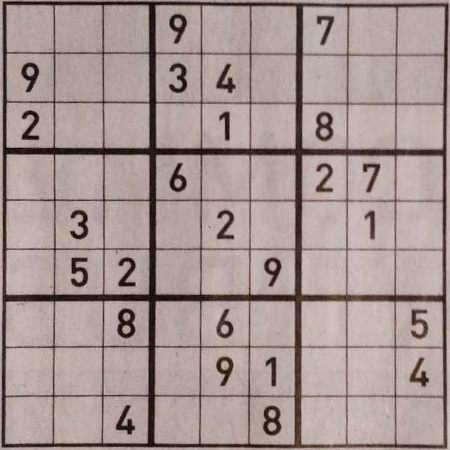
#> input picture images_test/grid_cut_0.jpg, 450 x 450 px
$ python new_img_generator.py
#> lines starting #> are read from the running program, lines starting #| are printed output that depends on the picture
#> further down, im is the input picture: shape (450, 450, 3); mean B, G, R 145.7, 150.8, 166.5
import cv2
import numpy as np


class ImageGenerator:
    def __init__(self):
        self.__color = (0, 155, 255)

        self.__font = cv2.FONT_HERSHEY_SIMPLEX
        self.__font_scale = 1.2
        self.__thickness = 2

    def create_image_filled(self, img, unwraped_grid_list, grids_matrix, grids_solved,
                            points_grids, list_transform_matrix):
        ims_filled_grid = self.write_solved_grids(unwraped_grid_list, grids_matrix, grids_solved)
        im_final = self.recreate_img_filled(img, ims_filled_grid, points_grids, list_transform_matrix)

        return im_final

    def write_solved_grids(self, frames, grids_matrix, solved_grids):
        ims_filled_grid = []
        for frame, grid_init, solved_grid in zip(frames, grids_matrix, solved_grids):
            if solved_grid is None:
                ims_filled_grid.append(None)
                continue
            im_filled_grid = np.zeros_like(frame)
            h_im, w_im = frame.shape[:2]
            for y in range(9):
                for x in range(9):
                    if grid_init[y, x] != 0 or solved_grid[y, x] == 0:
                        continue
                    true_y, true_x = int((y + 0.5) * h_im / 9), int((x + 0.5) * w_im / 9)
                    digit = str(solved_grid[y, x])
                    (text_width, text_height) = cv2.getTextSize(digit, self.__font, fontScale=self.__font_scale,
                                                                thickness=self.__thickness)[0]
                    cv2.putText(im_filled_grid, digit,
                                (true_x - int(text_width / 2), true_y + int(text_height / 2)),
                                self.__font, self.__font_scale, (0, 255, 0), self.__thickness)
            ims_filled_grid.append(im_filled_grid)
#> this loop made 1 pass
#> (h_im, w_im) on pass 1: (450, 450)
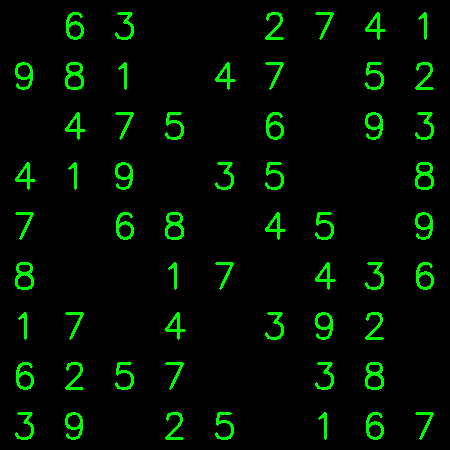
#> im_filled_grid: shape (450, 450, 3); mean B, G, R 0, 13, 0
#> after the loop, ims_filled_grid = 1 item
        return ims_filled_grid

    @staticmethod
    def recreate_img_filled(frame, im_grids, points_grids, list_transform_matrix):
        target_h, target_w = frame.shape[:2]
        new_im = np.zeros((frame.shape[0], frame.shape[1], 3), np.uint8)

        for im_grid, points_grid, transform_matrix in zip(im_grids, points_grids, list_transform_matrix):
            if im_grid is None:
                None
                # [6 lines of commented-out code are left out]

            else:
                new_im = cv2.add(new_im, cv2.warpPerspective(im_grid, transform_matrix, (target_w, target_h)))

        _, mask = cv2.threshold(cv2.cvtColor(new_im, cv2.COLOR_BGR2GRAY), 1, 255, cv2.THRESH_BINARY)

        red_overlay = np.zeros_like(frame)  # Initialize an image with the same size as the frame
        red_overlay[:] = (99, 60, 22)  # Set all pixels to red (BGR format)

        # Mask the red overlay to match the non-black regions of the original mask
        red_masked = cv2.bitwise_and(red_overlay, red_overlay, mask=mask)
        frame[mask > 0] = red_masked[mask > 0]
        im_final = cv2.bitwise_and(frame, frame)
        # im_final = cv2.add(im_final, new_im)

        return im_final


if __name__ == '__main__':
    im_path = "../../images_test/grid_cut_0.jpg"
    im = cv2.imread(im_path)
    im = cv2.resize(im, (450, 450))
    my_grid_init = [[9, 0, 0, 3, 4, 0, 0, 0, 0],
                    [0, 0, 0, 9, 0, 0, 7, 0, 0],
                    [2, 0, 0, 0, 1, 0, 8, 0, 0],
                    [0, 0, 0, 6, 0, 0, 2, 7, 0],
                    [0, 3, 0, 0, 2, 0, 0, 1, 0],
                    [0, 5, 2, 0, 0, 9, 0, 0, 0],
                    [0, 0, 8, 0, 6, 0, 0, 0, 5],
                    [0, 0, 0, 0, 9, 1, 0, 0, 4],
                    [0, 0, 4, 0, 0, 8, 0, 0, 0]]

    my_solved_grid = [[5, 6, 3, 9, 8, 2, 7, 4, 1],
                      [9, 8, 1, 3, 4, 7, 6, 5, 2],
                      [2, 4, 7, 5, 1, 6, 8, 9, 3],
                      [4, 1, 9, 6, 3, 5, 2, 7, 8],
                      [7, 3, 6, 8, 2, 4, 5, 1, 9],
                      [8, 5, 2, 1, 7, 9, 4, 3, 6],
                      [1, 7, 8, 4, 6, 3, 9, 2, 5],
                      [6, 2, 5, 7, 9, 1, 3, 8, 4],
                      [3, 9, 4, 2, 5, 8, 1, 6, 7]]

    generator = ImageGenerator()
    res_im_filled_grid = generator.write_solved_grids([im], [np.array(my_grid_init)], [np.array(my_solved_grid)])
#> res_im_filled_grid = 1 item
    cv2.imshow("im", im)
    cv2.imshow("im_fill", res_im_filled_grid[0])
    cv2.waitKey()

$ run again, with images_test/001.jpg copied over images_test/grid_cut_0.jpg
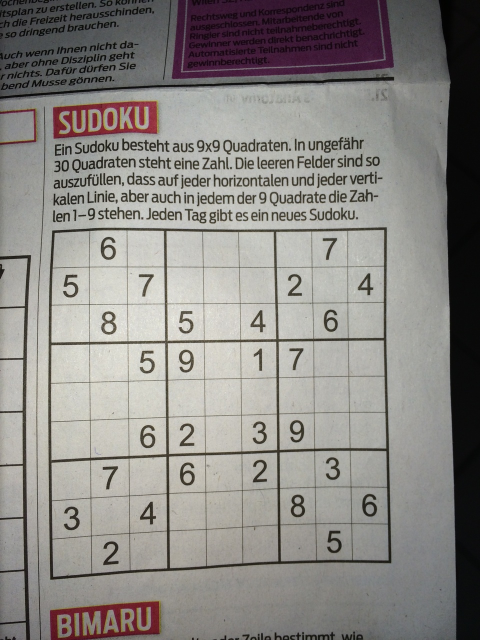
#> input picture images_test/001.jpg, 960 x 1280 px (shown at 1/2 size)
#> im is the input picture: shape (1280, 960, 3); mean B, G, R 132.4, 135.8, 138.9
#> `im = cv2.resize(im, (450, 450))`:
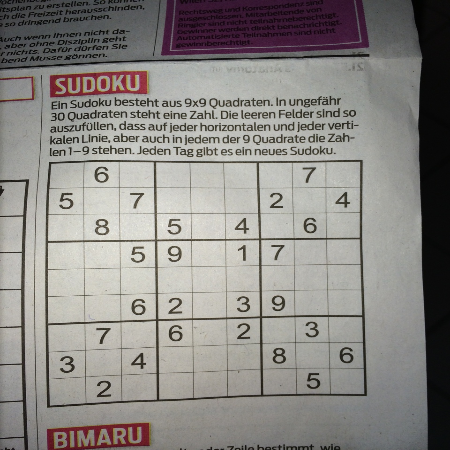
#> im: shape (450, 450, 3); mean B, G, R 132.2, 135.7, 138.8
#> the loop in write_solved_grids, `for frame, grid_init, solved_grid in zip(frames, grids_matrix, solved_..` made 1 pass
#> (h_im, w_im) on pass 1: (450, 450)
#> after the loop in write_solved_grids, `for frame, grid_init, solved_grid in zip(frames, grids_matrix, solved_..`: ims_filled_grid = 1 item

$ run again, with images_test/002.jpg copied over images_test/grid_cut_0.jpg
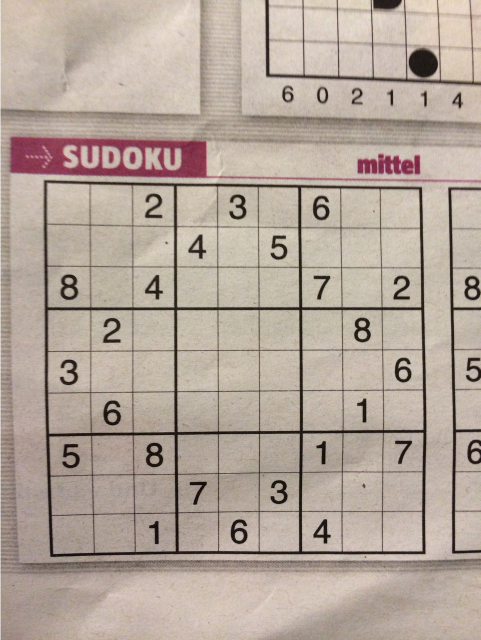
#> input picture images_test/002.jpg, 961 x 1280 px (shown at 1/2 size)
#> im is the input picture: shape (1280, 961, 3); mean B, G, R 155.1, 166.1, 180.1
#> `im = cv2.resize(im, (450, 450))`:
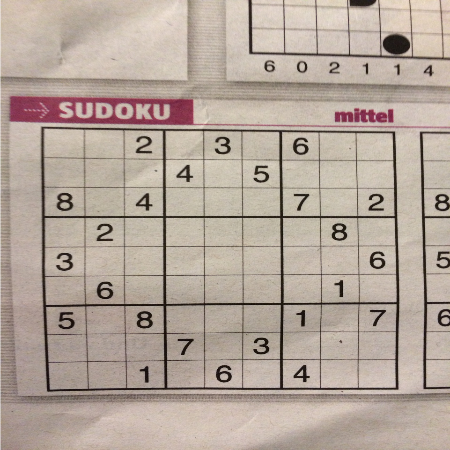
#> im: shape (450, 450, 3); mean B, G, R 154.9, 166, 180
#> the loop in write_solved_grids, `for frame, grid_init, solved_grid in zip(frames, grids_matrix, solved_..` made 1 pass
#> (h_im, w_im) on pass 1: (450, 450)
#> after the loop in write_solved_grids, `for frame, grid_init, solved_grid in zip(frames, grids_matrix, solved_..`: ims_filled_grid = 1 item

$ run again, with images_test/003.jpg copied over images_test/grid_cut_0.jpg
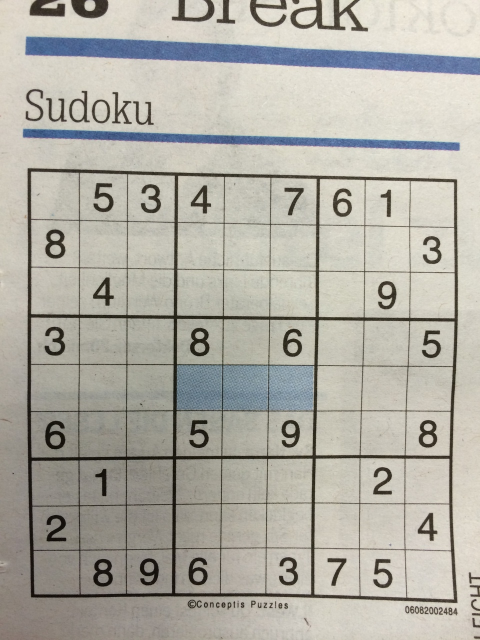
#> input picture images_test/003.jpg, 960 x 1280 px (shown at 1/2 size)
#> im is the input picture: shape (1280, 960, 3); mean B, G, R 165.2, 174.2, 176.6
#> `im = cv2.resize(im, (450, 450))`:
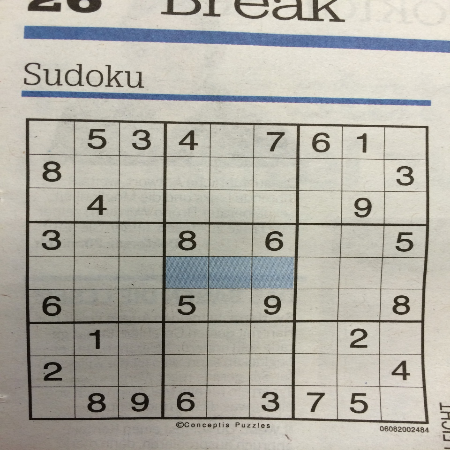
#> im: shape (450, 450, 3); mean B, G, R 165.1, 174.1, 176.5
#> the loop in write_solved_grids, `for frame, grid_init, solved_grid in zip(frames, grids_matrix, solved_..` made 1 pass
#> (h_im, w_im) on pass 1: (450, 450)
#> after the loop in write_solved_grids, `for frame, grid_init, solved_grid in zip(frames, grids_matrix, solved_..`: ims_filled_grid = 1 item
